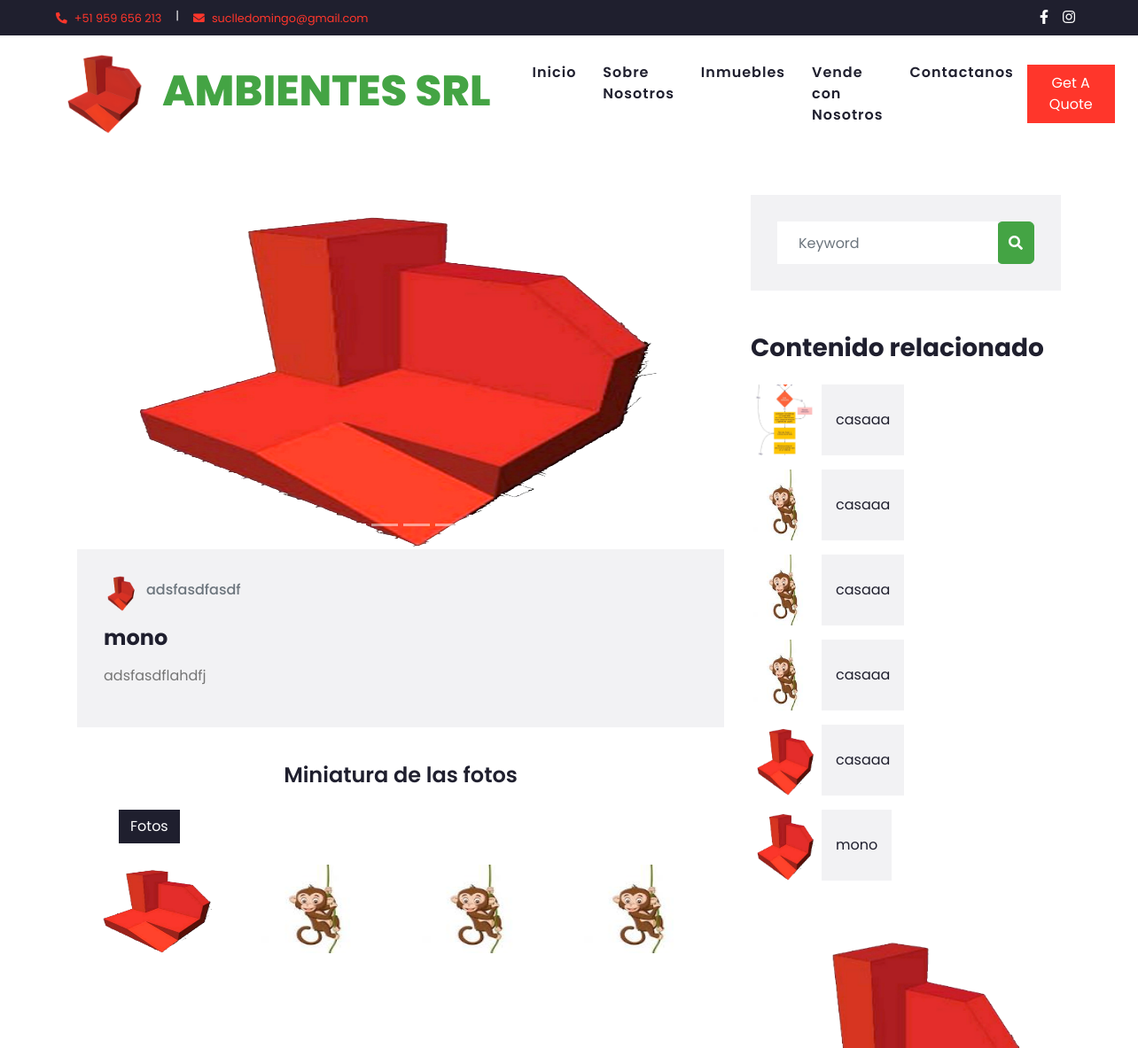
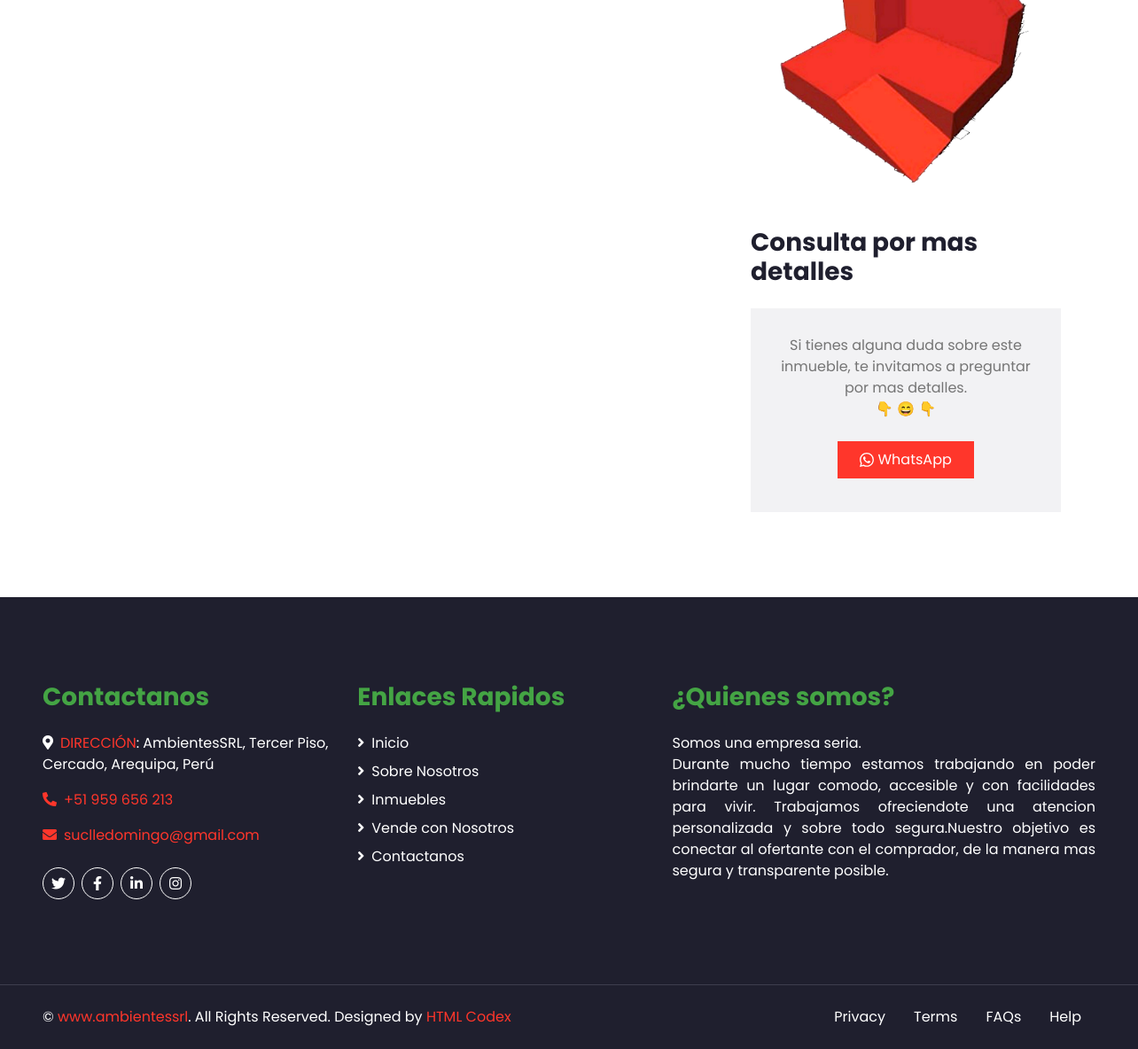
Page /post/6/ on the committed database (2 pictures, top to bottom).
### blog/models.py (models this page shows, shortened)
class Post(models.Model):
  author = models.ForeignKey(settings.AUTH_USER_MODEL, on_delete=models.CASCADE)
  titulo = models.CharField(max_length=200)
  ubicacion = models.TextField()
  areatotal = models.IntegerField()
  areaconstruida = models.IntegerField()
  cantdedormitorios = models.IntegerField()
  cantdebaños = models.IntegerField()
  hayasensor = models.BooleanField()
  descuento = models.IntegerField(default = 0)
  descripcion = models.TextField()
  preciodolares = models.IntegerField(default = 0)
  listadeestados = [
    (1, "En construccion"),
    (2, "En planos"),
    (3, "Departamento"),
    (4, "Casa"),
    (5, "Terreno")
    ]
  estadodepredio = models.IntegerField(
    null=False,
    blank=False,
    choices=listadeestados,
    default=1
  )
  created_date = models.DateTimeField(default=timezone.now)
  published_date = models.DateTimeField(blank=True, null=True)
  imagenprincipal = models.ImageField(upload_to='images/', null = True, blank = False)
  imagensecundaria00 = models.ImageField(upload_to='images/', null = True, blank = True)
  imagensecundaria01 = models.ImageField(upload_to='images/', null = True, blank = True)
  imagensecundaria02 = models.ImageField(upload_to='images/', null = True, blank = True)
  imagensecundaria03 = models.ImageField(upload_to='images/', null = True, blank = True)
  imagensecundaria04 = models.ImageField(upload_to='images/', null = True, blank = True)
  imagensecundaria05 = models.ImageField(upload_to='images/', null = True, blank = True)
  imagensecundaria06 = models.ImageField(upload_to='images/', null = True, blank = True)
  imagensecundaria07 = models.ImageField(upload_to='images/', null = True, blank = True)
  imagensecundaria08 = models.ImageField(upload_to='images/', null = True, blank = True)
  imagensecundaria09 = models.ImageField(upload_to='images/', null = True, blank = True)
  imagensecundaria10 = models.ImageField(upload_to='images/', null = True, blank = True)
  imagensecundaria11 = models.ImageField(upload_to='images/', null = True, blank = True)

### blog/views.py (the view)
# urls.py: path('post/<int:pk>/', views.post_detail, name='post_detail'),
def post_detail (request, pk):
    post = get_object_or_404(Post, pk=pk)
    ubicaciondelpost = post.ubicacion
    estadodelpost = post.estadodepredio
    ubicaciondelpost = post.titulo
    print ("hay query")
    postsrelacionados = Post.objects.filter(
        Q(ubicacion__icontains = ubicaciondelpost) &
        Q(estadodepredio = estadodelpost)
    ).distinct()
    if (not postsrelacionados):
        postsrelacionados = Post.objects.filter(
            Q(ubicacion__icontains = ubicaciondelpost) |
            Q(estadodepredio = estadodelpost)
        ).distinct()
    return render(request, 'blog/post_detail.html', {'post': post, 'postsrelacionados': postsrelacionados})

### blog/templates/blog/post_detail.html (shortened to what this page needs)
{% extends 'blog/base.html' %}
{% load static %}
{% block content %}
    {% if not post %}
    <h1>Ups, Lo que has solicitado no existe</h1>
    {% else %}
    <div class="container py-5">
        <div class="row">
            <div class="col-lg-8">
                <div class="pb-3">
                    <div class="position-relative">
<div id="a{{ post.id }}" class="carousel slide" data-ride="carousel" data-interval="3000">
  <ol class="carousel-indicators">
{% if post.imagenprincipal %}
    <li data-target="#a{{ post.id }}" data-slide-to="0" class="active"></li>
        {% if post.imagensecundaria00 %}
            <li data-target="#a{{ post.id }}" data-slide-to="1"></li>
            {% if post.imagensecundaria01 %}
            <li data-target="#a{{ post.id }}" data-slide-to="2"></li>
                {% if post.imagensecundaria02 %}
            <li data-target="#a{{ post.id }}" data-slide-to="3"></li>
                {% endif %}
            {% endif %}
        {% endif %}
    {% endif %}
  </ol>
  <div class="carousel-inner">
    {% if post.imagenprincipal %}
        <div class="carousel-item active">
        <img class="d-block w-100 imagendecarrusel" src="{{ post.imagenprincipal.url }}" alt="First slide">
        </div>
    {% endif %}
  </div>
  <a class="carousel-control-prev" href="#a{{ post.id }}" role="button" data-slide="prev">
    <span class="carousel-control-prev-icon" aria-hidden="true"></span>
  </a>
  <a class="carousel-control-next" href="#a{{ post.id }}" role="button" data-slide="next">
    <span class="carousel-control-next-icon" aria-hidden="true"></span>
  </a>
</div>
                    </div>
                    <div class="bg-secondary mb-3" style="padding: 30px;">
                        <div class="d-flex mb-3">
                            <div class="d-flex align-items-center">
                                <img class="rounded-circle" style="width: 40px; height: 40px;" src="{% static 'img/Ambientes_en_barra_nav.png' %}" alt="Ambientes">
                                <h6 class="text-muted ml-2" href="">{{post.ubicacion}}</h6>
                            </div>
                        </div>
                        <h4 class="font-weight-bold mb-3">{{ post.titulo }}</h4>
                        <p>{{ post.descripcion|linebreaksbr }}</p>
                    </div>
                </div>
 <div class="container">
         <div class="row">
            <div class="col-lg-12 text-center my-2">
                <h4>Miniatura de las fotos</h4>
            </div>
         </div>
         <div class="portfolio-menu mt-2 mb-4">
            <ul>
               <li class="btn btn-outline-dark active" data-filter="*">Fotos</li>
            </ul>
         </div>
         <div class="portfolio-item row">
    {% if post.imagenprincipal %}
        <div class="item col-lg-3 col-md-4 col-6 col-sm">
            <img class="img-fluid miniatura" src="{{ post.imagenprincipal.url }}" alt="First slide">
        </div>
        {% if post.imagensecundaria00 %}
        <div class="item col-lg-3 col-md-4 col-6 col-sm">
            <img class="img-fluid miniatura" src="{{ post.imagensecundaria00.url }}" alt="First slide">
        </div>
            {% if post.imagensecundaria01 %}
        <div class="item col-lg-3 col-md-4 col-6 col-sm">
            <img class="img-fluid miniatura" src="{{ post.imagensecundaria00.url }}" alt="First slide">
        </div>
                {% if post.imagensecundaria02 %}
        <div class="item col-lg-3 col-md-4 col-6 col-sm">
            <img class="img-fluid miniatura" src="{{ post.imagensecundaria00.url }}" alt="First slide">
        </div>
                {% endif %}
            {% endif %}
        {% endif %}
    {% endif %}
         </div>
      </div>
            </div>
            <div class="col-lg-4 mt-5 mt-lg-0">
                <div class="mb-5">
                    <div class="bg-secondary" style="padding: 30px;">
                        <div class="input-group">
                            <input type="text" class="form-control border-0 p-4" placeholder="Keyword">
                            <div class="input-group-append">
                                <span class="input-group-text bg-primary border-primary text-white"><i
                                        class="fa fa-search"></i></span>
                            </div>
                        </div>
                    </div>
                </div>
                <div class="mb-5">
                    <h3 class="mb-4">Contenido relacionado</h3>
                    {% for postrel in postsrelacionados|slice:":8" %}
                        <div class="d-flex mb-3" style="width: 100%;">
                            <img class="img-fluid" src="{{ postrel.imagenprincipal.url }}" style="width: 80px; height: 80px; object-fit: cover;" alt="{{ postrel.titulo }}">
                            <a style="overflow:hidden; white-space:nowrap; text-overflow: ellipsis;"href="{% url 'post_detail' pk=postrel.pk %}" class="d-flex align-items-center bg-secondary text-dark text-decoration-none px-3" style="height: 80px;">
                                {{ postrel.titulo  }}
                            </a>
                        </div>
                    {% endfor %}
                </div>
                <div class="mb-5">
                    <img src=" {{ post.imagenprincipal.url }}" alt="" class="img-fluid">
                </div>
                <div>
                    <h3 class="mb-4">Consulta por mas detalles</h3>
                    <div class="bg-secondary text-center" style="padding: 30px;">
                        <p>Si tienes alguna duda sobre este inmueble, te invitamos a preguntar por mas detalles.<br> &#128071 &#128516 &#x1F447</p>
                        <a href="https://wa.me/+51959656213?text=Hola, me gustaria obtener información sobre:%0A{{ post.titulo }} - {{ post.ubicacion }}" target="_blank">
                            <button type="button" class="btn btn-primary py-2 px-4 my-2">
                                WhatsApp
                            </button>
                        </a>
                    </div>
                </div>
            </div>
        </div>
    </div>
    {% endif %}
{% endblock %}

### blog/templates/blog/post_detail.html (style rules this page uses)
.imagendecarrusel { height: 400px; width: 350px; border-radius: 15px; }
.miniatura { height: 100px; width: 200px; }

### rows in the picture
Post: imagenprincipal (picture), ubicacion "adsfasdfasdf", titulo "mono", descripcion "adsfasdflahdfj", imagensecundaria00 (picture)
Post: imagenprincipal (picture), titulo "casaaa"
Post: imagenprincipal (picture), titulo "casaaa"
Post: imagenprincipal (picture), titulo "casaaa"
Post: imagenprincipal (picture), titulo "casaaa"
Post: imagenprincipal (picture), titulo "casaaa"
